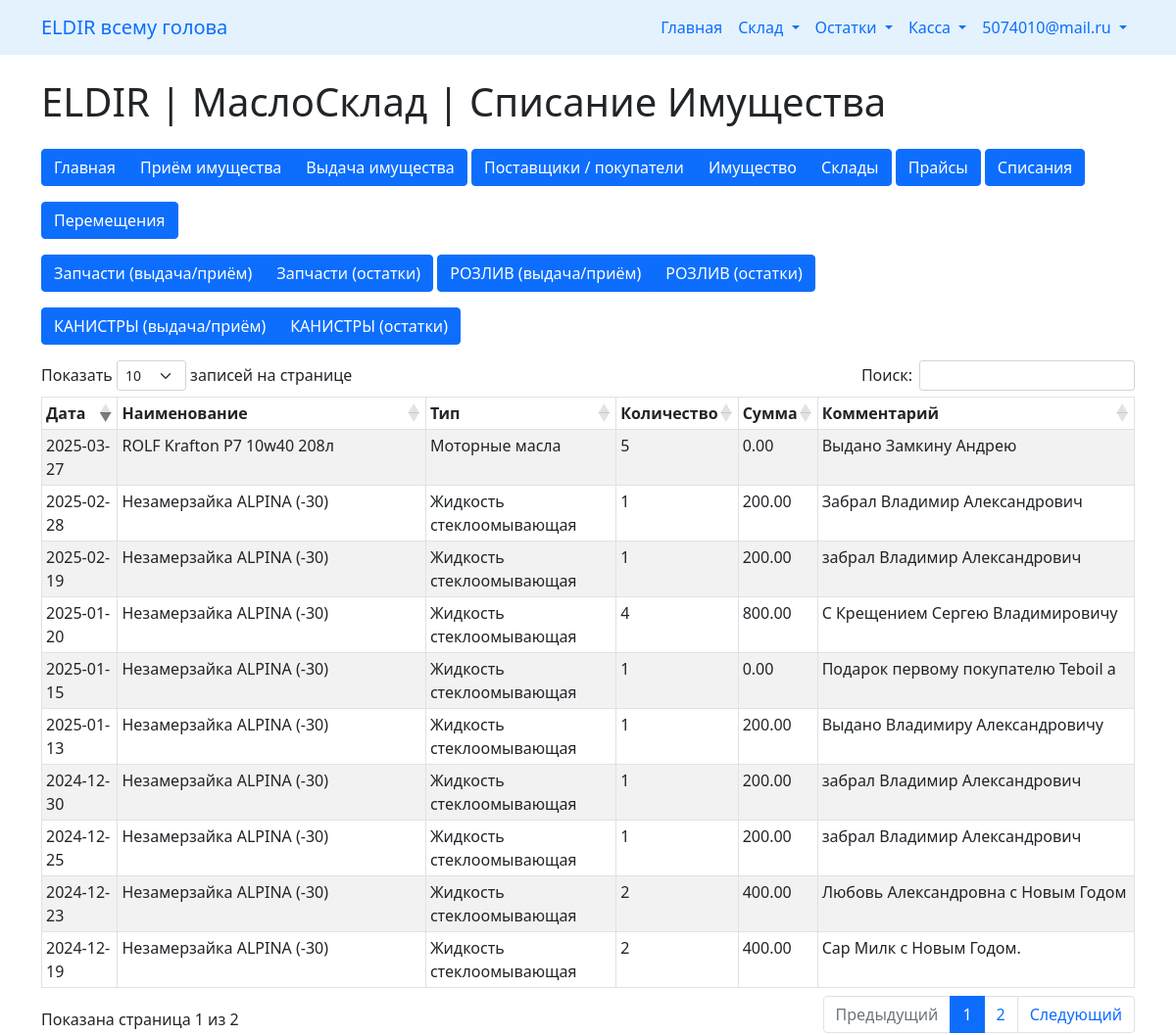
Screenshot of /maslosklad/writeoff/index.php (signed in) with the database file from the repository.
### tables this page shows
CREATE TABLE `maslosklad` (
  `id` int(11) NOT NULL,
  `sign_of_calculation` varchar(100) NOT NULL COMMENT 'признак расчёта',
  `suppliers_id` int(11) NOT NULL COMMENT 'id поставщика',
  `buyers_id` int(11) NOT NULL COMMENT 'id покупателя',
  `property_id` int(11) NOT NULL COMMENT 'имущество',
  `count` int(11) NOT NULL COMMENT 'количество',
  `place_id` int(11) NOT NULL COMMENT 'Место хранения',
  `purpose` varchar(200) NOT NULL,
  `summa` decimal(10,2) NOT NULL COMMENT 'сумма заказа',
  `output` int(11) NOT NULL COMMENT '0 - на балансе кассы, 1 - вывод вне',
  `comment` varchar(200) NOT NULL,
  `confirm` int(11) NOT NULL DEFAULT '0',
  `date_operations` date NOT NULL COMMENT 'дата операции',
  `status` int(11) NOT NULL COMMENT '0 - не оплачен / 1 -  оплачен',
  `type_pay` int(11) NOT NULL COMMENT '0 - нал / 1 - безнал',
  `invoice_number` int(11) NOT NULL COMMENT 'номер счёта',
  `relocation` int(11) NOT NULL COMMENT 'Перемещение',
  `date_operations_relocation` date NOT NULL COMMENT 'дата перемещения',
  `write_off` int(11) NOT NULL COMMENT 'Списание с баланса',
  `is_deleted` int(11) NOT NULL DEFAULT '0' COMMENT 'признак удаления'
);

CREATE TABLE `maslosklad_property` (
  `id` int(11) NOT NULL,
  `name` varchar(200) NOT NULL COMMENT 'наименование имущества',
  `article` varchar(255) NOT NULL COMMENT 'Артикул ',
  `type` int(11) NOT NULL COMMENT 'категория имущества',
  `volume` float NOT NULL COMMENT 'Объём для розлива',
  `is_deleted` int(11) NOT NULL DEFAULT '0' COMMENT 'признак удаления'
);

CREATE TABLE `maslosklad_property_type` (
  `id` int(11) NOT NULL,
  `name` varchar(200) NOT NULL COMMENT 'наименование',
  `is_deleted` int(11) NOT NULL DEFAULT '0' COMMENT 'признак удаления'
);

### maslosklad/writeoff/index.php (the view, shortened to what this page needs)
<!doctype html>
<html lang="en">
  <head>
    <link href="https://cdn.jsdelivr.net/npm/bootstrap@5.1.3/dist/css/bootstrap.min.css" rel="stylesheet">
    <link rel="stylesheet" href="//cdn.jsdelivr.net/npm/alertifyjs@1.13.1/build/css/alertify.min.css"/>
</head>
<body>
    <? require_once('../../nav.php'); ?>
    <div class="container mt-4">
        <div class="row">
            <div class="col-md-12">
                <h1>ELDIR | МаслоСклад | Списание Имущества </h1>
            </div>
        </div>
        <? require_once('../nav_sklad.php'); ?>
        <div class="row mt-3">
            <div class="col-md-12">
                <div class="table-responsive-sm">
                    <table id="myTable" class=" table table-bordered table-striped table-sm table-hover">
                        <thead>
                            <tr>
                                <th>Дата</th>
                                <th>Наименование</th>
                                <th>Тип</th>
                                <th>Количество</th>
                                <th>Сумма</th>
                                <th>Комментарий</th>
                            </tr>
                        </thead>
                        <tbody>
                            <?php
                            require __DIR__ . '/../../dbcon.php';
                            $query = "SELECT s.id as id, sp.name as property_name, s.summa as summa, spt.name as type_name, s.count, s.date_operations, spp.name as place, s.comment,  IF(s.status > 0, 'Оплачен', 'Не оплачен') AS status, IF(s.type_pay > 0, 'безнал', 'нал') AS type_pay, mb.name as buyers_name
                                        FROM `maslosklad` s
                                        LEFT JOIN `maslosklad_property` sp ON s.property_id = sp.id
                                        LEFT JOIN `maslosklad_property_type` spt ON sp.type = spt.id
                                        LEFT JOIN `maslosklad_property_place` spp ON s.place_id = spp.id
                                        LEFT JOIN `maslosklad_buyers` mb ON s.buyers_id = mb.id
                                        WHERE s.is_deleted = 0 AND s.sign_of_calculation = 'vydacha' AND s.write_off = 1";
                            $query_run = mysqli_query($con, $query);
                            if(mysqli_num_rows($query_run) > 0)
                            {
                                foreach($query_run as $property)
                                {
                                    ?>
                                    <tr>
                                        <td><?= $property['date_operations'] ?></td>
                                        <td><?= $property['property_name'] ?></td>
                                        <td><?= $property['type_name'] ?></td>
                                        <td><?= $property['count'] ?></td>
                                        <td><?= $property['summa'] ?></td>
                                        <td><?= $property['comment'] ?></td>
                                    </tr>
                                    <?php
                                }
                            }
                            ?>
                        </tbody>
                    </table>
                </div>
            </div>
        </div>
    </div>
    <link rel="stylesheet" href="//cdn.datatables.net/1.13.4/css/dataTables.bootstrap5.min.css"/>
</body>
</html>

### rows the page displays
maslosklad: date_operations "2024-12-19", maslosklad_property.name "Незамерзайка ALPINA (-30)", maslosklad_property_type.name "Жидкость стеклоомывающая", count "2", summa "400.00", comment "Сар Милк с Новым Годом."
maslosklad: date_operations "2024-12-23", maslosklad_property.name "Незамерзайка ALPINA (-30)", maslosklad_property_type.name "Жидкость стеклоомывающая", count "2", summa "400.00", comment "Любовь Александровна с Новым Годом"
maslosklad: date_operations "2024-12-25", maslosklad_property.name "Незамерзайка ALPINA (-30)", maslosklad_property_type.name "Жидкость стеклоомывающая", count "1", summa "200.00", comment "забрал Владимир Александрович"
maslosklad: date_operations "2024-12-30", maslosklad_property.name "Незамерзайка ALPINA (-30)", maslosklad_property_type.name "Жидкость стеклоомывающая", count "1", summa "200.00", comment "забрал Владимир Александрович"
maslosklad: date_operations "2025-01-13", maslosklad_property.name "Незамерзайка ALPINA (-30)", maslosklad_property_type.name "Жидкость стеклоомывающая", count "1", summa "200.00", comment "Выдано Владимиру Александровичу"
maslosklad: date_operations "2025-01-15", maslosklad_property.name "Незамерзайка ALPINA (-30)", maslosklad_property_type.name "Жидкость стеклоомывающая", count "1", summa "0.00", comment "Подарок первому покупателю Teboil а"
maslosklad: date_operations "2025-01-20", maslosklad_property.name "Незамерзайка ALPINA (-30)", maslosklad_property_type.name "Жидкость стеклоомывающая", count "4", summa "800.00", comment "С Крещением Сергею Владимировичу"
maslosklad: date_operations "2025-02-19", maslosklad_property.name "Незамерзайка ALPINA (-30)", maslosklad_property_type.name "Жидкость стеклоомывающая", count "1", summa "200.00", comment "забрал Владимир Александрович"
maslosklad: date_operations "2025-02-28", maslosklad_property.name "Незамерзайка ALPINA (-30)", maslosklad_property_type.name "Жидкость стеклоомывающая", count "1", summa "200.00", comment "Забрал Владимир Александрович"
maslosklad: date_operations "2025-03-27", maslosklad_property.name "ROLF Krafton P7 10w40 208л", maslosklad_property_type.name "Моторные масла", count "5", summa "0.00", comment "Выдано Замкину Андрею"

### other values shown
$_SESSION['loginemail'] "5074010@mail.ru"
